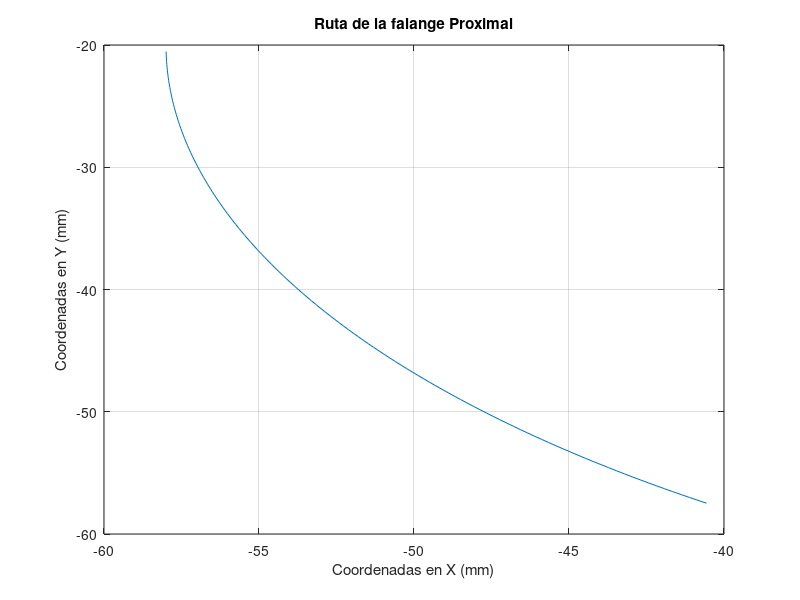

The MATLAB source for this figure: (Note: this script raises an error after producing the figure.)
% Analisis de posicion del mecanismo propuesto para el rehabilitador de
% mano
% MODIFICADO: Se agrega tercer mecanismo de 4 barras para la articulacion DIP

clear all;
close all;
clc;

% Por conveniencia se establece que las variables THETA escritas en
% mayusculas correspondan a angulos medidos en grados, y las variables
% "theta" en minuscula correspondan a angulos medidos en radianes (rad)

% Parametros de diseno propuestos por el disenador
%Dedo índice
Bancada1 = 18;
Bancada2 = 20;
Link1 = 35;
Link2 = 49;
Link3 = 25;
Link4 = 20;
Link5 = 25;
Link6 = 55;
Link7 = 35;
Link8 = 52;
Link9 = 25;
Link10 = 35;
c2 = 46.01;             %Distancia entre la art. IFP y el punto P3
TETHA2inicial = 0;
TETHA1inicial = 109;
THETA14B = 90;
hsp = 17; 
dsp = 18;
fp = 49;
fm = 26;
fd = 24;
THETAauxfm = 51.39; 
THETAauxfd = 38.78; 

% Tercer mecanismo de 4 barras (articulacion DIP)
Link11 = 25;         % Eslabon remoto (S2 -> pivot en medial)
Link12 = 20;         % Acoplador del tercer mecanismo
Link13 = 15;         % Balancin del tercer mecanismo
dsm3 = 12;           % Distancia soporte S3 a IFP sobre falange medial
hsm3 = 10;           % Altura del soporte S3 perpendicular a falange medial
THETAaux_fd3 = 30;   % Offset angular para falange distal (grados)

% %Dedo Medio
% Link1 = 35;
% Link2 = 49;
% Link3 = 25;
% Link4 = 20;
% Link5 = 25;
% Link6 = 55;
% Link7 = 35;
% Link8 = 52;
% Link9 = 25;
% Link10 = 35;
% c2 = 46.81;             %Distancia entre la art. IFP y el punto P3
% TETHA2inicial = 0;
% TETHA1inicial = 109;
% THETA14B = 90;
% hsp = 17; 
% dsp = 18;
% fp = 47.91;
% fm = 27.52;
% fd = 24;
% THETAauxfm = 54.34795726; 
% THETAauxfd = 30; 
% 
% %Dedo Pulgar
% Link1 = 35;
% Link2 = 49;
% Link3 = 25;
% Link4 = 20;
% Link5 = 25;
% Link6 = 55;
% Link7 = 35;
% Link8 = 52;
% Link9 = 25;
% Link10 = 35;
% c2 = 46.81;             %Distancia entre la art. IFP y el punto P3
% TETHA2inicial = 0;
% TETHA1inicial = 109;
% THETA14B = 90;
% hsp = 17; 
% dsp = 18;
% fp = 47.91;
% fm = 27.52;
% fd = 24;
% THETAauxfm = 54.34795726; 
% THETAauxfd = 30;

%%%%%%%%%%%%%%%%%%%%
omega2 = 10;
reng = 2;
% Asignacion de los parametros de diseno a las variables utilizadas en las
% ecuaciones

% Primer mecanismo de 5 barras
r4 = Link1;
r5 = Link2;
r2 = Link3;
r1 = Link4;
r3 = Bancada1/2;

% Primer mecanismo de 4 barras
a = Link4;
b = Link5;
c = sqrt(hsp^2+dsp^2); % Hipotenusa de los soportes de la falange proximal
d = Bancada2;

% Segundo mecanismo de 5 barras
r1m2 = fp - 2*dsp;  %Distancia entres soportes S1 y S2
r2m2 = Link7;
r3m2 = Link5/2;     %Mitad del Link 5 del mecanismo completo
r4m2 = Link3; 
r5m2 = Link6;

% Segundo mecanismo de 4 barras
a2 = Link7;
b2 = Link8;
% c2 se ingresa como parametro de diseno directo debido a su posicion
d2 = sqrt( hsp^2 + dsp^2); %Hipotenusa de los soportes de la falange prox.

% Tercer mecanismo de 4 barras
a3 = Link11;
b3 = Link12;
c3 = Link13;
d3 = sqrt(hsm3^2 + dsm3^2);  % Hipotenusa del soporte S3 en falange medial
 
% Enseguida se presenta una breve descripcion de las variables utilizadas
% en el programa y los valores recomendados para pruebas

% Bancada1 = 18;
% Bancada2 = 20;
% Link1 = 35;
% Link2 = 49;
% Link3 = 25;
% Link4 = 20;
% Link5 = 25;
% Link6 = 55;
% Link7 = 35;
% Link8 = 52;
% Link9 = 25;
% Link10 = 35;
% c2 = 46.81;           %Distancia entre la art. IFP y el punto P3
% TETHA2inicial = 0;    %Angulo de la manivela de ENTRADA en la posicion 
%                       estacionaria en grados;
% TETHA1inicial = 109;  %Angulo de la manivela del mecanismo de 4 barras en 
%                       la posicion estacionaria en grados;
% THETA14B = 90;        %Angulo de la bancada del mecanismo de 4 barras
%                       inicial en grados con respecto a la horizontal
% hsp = 17;             %Altura de los soportes de la falanges
% dsp = 18;             %distancia del soporte falange prox. a la art.
% fp = 47.91;           %Largo de la falange proximal
% fm = 27.52;           %Largo de la falange medial
% fd = 24;              %Largo de la falange distal
% THETAauxfm = 54.34795726; 
% THETAauxfd = 30; 
% omega2=10;            %Velocidad de la manivela en RPM
% reng = 2;             %Relacion de engranaje propuesta

% THETA1 corresponde al angulo de entrada del mecanismo de 4 barras y
% angulo de la segunda junta actuada del primer mecanismo de 5 barras

% Se pasan los angulos a radianes y se calcula el tiempo total del recorrido
theta14B= THETA14B*pi/180; %Angulo de la Bancada en radianes
OMEGA2=omega2*2*pi/60; %Velocidad de la manivela en rad/seg.
%   Para la vuelta completa
tiempototal=(2*pi)/OMEGA2; %tiempo total del recorrido

%Division de 360 grados y del tiempo en una vuelta completa de la manivela
jnodos=360;
dtheta=360/(jnodos);
dtiempo=tiempototal/jnodos;

%for j=1:jnodos+1 %Para recorrido de 360 grados
for j=1:133     % SOlo recorre 132 grados por conveniencia (modificable)
    
tiempo(j)=(j-1)*dtiempo; %Iniciamos en tiempo cero
THETA2(j)=(j-1)*dtheta+TETHA2inicial; % Angulo de la manivela del M5Barras 
theta2(j)=THETA2(j)*pi/180; %angulo de la manivela del M5Barras en radianes

THETA1(j)=THETA2(j)/reng + TETHA1inicial; %De la rel. de engranaje maniv.4B
theta1(j)=THETA1(j)*pi/180;  %Angulo de manivela 4B en radianes




%CALCULOS PARA EL MECANISMO INICIAL DE 5 BARRAS

%Relaciones obtenidas de las ecuaciones
e = ( r1*sin(theta1(j))- r4*sin(theta2(j)) )/( r4*cos(theta2(j)) - r1*cos(theta1(j)) + 2*r3);
temp1 = ( 2*(r1*r3*cos(theta1(j)) + r3*r4*cos(theta2(j))) - r1^2 + r2^2 + r4^2 - r5^2 );
f = temp1/( 2*(r4*cos(theta2(j)) - r1*cos(theta1(j)) + 2*r3) );
%Coeficientes de la ecuacion cuadratica
daux = e^2 + 1;
g = 2*( e*f - e*r1*cos(theta1(j)) + e*r3 - r1*sin(theta1(j)) );
h = f^2 - 2*f*( r1*cos(theta1(j)) - r3 ) - 2*r1*r3*cos(theta1(j)) + r1^2 + r3^2 - r2^2;

pyP(j) = ( - g + sqrt( g.^2 - 4*daux*h) )/ (2*daux); 
pxP(j) = e*pyP(j) + f;

% pyN(j) = ( - g - sqrt( g.^2 - 4*daux*h) )/ (2*daux);
% pxN(j) = e*pyN(j) + f;



% CALCULOS PARA EL MECANISMO INICIAL DE 4 BARRAS
k1=d*cos(theta14B)+a*cos(theta1(j));
k2=d*sin(theta14B)+a*sin(theta1(j));
k3=k1^2+k2^2+c^2-b^2;
k4=-c^2+b^2+k1^2+k2^2;
A1=-k3-2*k1*c;
B1=4*k2*c;
C1=2*k1*c-k3;
A2=k4-2*k1*b;
B2=4*k2*b;
C2=2*k1*b+k4;

%Calculo de posiciones angulares
tantheta31=(-B2+sqrt(B2^2-4*A2*C2))/(2*A2);
tantheta32=(-B2-sqrt(B2^2-4*A2*C2))/(2*A2);
tantheta41=(-B1+sqrt(B1^2-4*A1*C1))/(2*A1);
tantheta42=(-B1-sqrt(B1^2-4*A1*C1))/(2*A1);
theta3c(j)=2*atan(tantheta31);
theta3a(j)=2*atan(tantheta32);
theta4c(j)=2*atan(tantheta41);
theta4a(j)=2*atan(tantheta42);
THETA3c(j)=2*atan(tantheta31)*180/pi; % theta3 cruzado en grados
THETA3a(j)=2*atan(tantheta32)*180/pi; % theta3 abierto en grados
if THETA3a(j)<0
    THETA3a(j) = 360 + THETA3a(j);
end
THETA4c(j)=2*atan(tantheta41)*180/pi; %theta4 cruzado en grados
THETA4a(j)=2*atan(tantheta42)*180/pi; %theta4 abierto en grados
if THETA4a(j)<0
    THETA4a(j) = 360 + THETA4a(j);
end

%Calculo de la posicion de la falange proximal
THETAfp(j) = THETA4a(j)+ atand(hsp/dsp);
thetafp(j)= deg2rad(THETAfp(j)); %Angulo de la falange proximal en radianes
pxIFP(j) = fp*cos(thetafp(j)) - d*cos(theta14B) - r3;
pyIFP(j) = fp*sin(thetafp(j)) - d*sin(theta14B);

%Calculo del sujetador de la falange proximal
pxS1(j) = c*cos(theta4a(j)) - d*cos(theta14B) - r3;
pyS1(j) = c*sin(theta4a(j)) - d*sin(theta14B);
THETAps2(j) = THETAfp(j) - atand(hsp/(fp-dsp));
thetaps2(j)= deg2rad(THETAps2(j)); %Angulo de la falange proximal en radianes
rs2 = sqrt(hsp^2 + (fp - dsp)^2);
pxS2(j) = rs2*cos(thetaps2(j)) - d*cos(theta14B) - r3;
pyS2(j) = rs2*sin(thetaps2(j)) - d*sin(theta14B);

%Calculo del punto Pm4
pxM4(j) = a*cos(theta1(j)) - r3;
pyM4(j) = a*sin(theta1(j));



% CALCULOS PARA EL SEGUNDO MECANISMO DE 5 BARRAS CON RESPECTO AL 
% SISTEMA SECUNDARIO
THETAroll(j) = atan2d(pyM4(j) - pyS1(j), pxM4(j) - pxS1(j));
thetaroll(j) = deg2rad(THETAroll(j)); %Angulo de cambio de los ejes en radianes

THETA1m2so(j) = atan2d(pyS2(j) - pyS1(j), pxS2(j) - pxS1(j));
if THETA1m2so(j)<0
    THETA1m2so(j) = 360 + THETA1m2so(j);
end
theta1m2so(j) = deg2rad(THETA1m2so(j)); %Angulo de entrada 1 con respecto 
                                        %al so en radianes
THETA1m2(j) = THETA1m2so(j) - THETAroll(j);
theta1m2(j) = deg2rad(THETA1m2(j)); %Angulo de entrada 1 en radianes

THETA2m2so(j) = atan2d(pyP(j) - pyM4(j), pxP(j) - pxM4(j));
if THETA2m2so(j)<0
    THETA2m2so(j) = 360 + THETA2m2so(j);
end
theta2m2so(j) = deg2rad(THETA2m2so(j)); %Angulo de entrada 2 con respecto 
                                        %al so en radianes
THETA2m2(j) = THETA2m2so(j) - THETAroll(j);
theta2m2(j) = deg2rad(THETA2m2(j)); %Angulo de entrada 2 en radianes

%Relaciones obtenidas de las ecuaciones
temp2 = ( r4m2*cos(theta2m2(j)) - r1m2*cos(theta1m2(j)) + 2*r3m2);
em2 = ( r1m2*sin(theta1m2(j))- r4m2*sin(theta2m2(j)) )/temp2;
temp3=(2*(r1m2*r3m2*cos(theta1m2(j))+r3m2*r4m2*cos(theta2m2(j)))-r1m2^2+r2m2^2+r4m2^2-r5m2^2);
fm2 = temp3/( 2*(r4m2*cos(theta2m2(j)) - r1m2*cos(theta1m2(j)) + 2*r3m2) );
%Coeficientes de la ecuacion cuadratica
dauxm2 = em2^2 + 1;
gm2 = 2*( em2*fm2 - em2*r1m2*cos(theta1m2(j)) + em2*r3m2 - r1m2*sin(theta1m2(j)) );
hm2=fm2^2- 2*fm2*(r1m2*cos(theta1m2(j))-r3m2)-2*r1m2*r3m2*cos(theta1m2(j))+r1m2^2+r3m2^2-r2m2^2;

pyP2(j) = ( - gm2 + sqrt( gm2.^2 - 4*dauxm2*hm2) )/ (2*dauxm2); 
pxP2(j) = em2*pyP2(j) + fm2;

%TRASLADO AL SISTEMA ORIGINAL DEL SEGUNDO MECANISMO DE 5 BARRAS
p2(j) = sqrt(pxP2(j)^2 + pyP2(j)^2);
THETA2p2(j) = atan2d(pyP2(j),pxP2(j));
theta2p2(j) = deg2rad(THETA2p2(j)); %Ang. del punto P2 respecto al sistema sec. en rad.

%Coordenadas del origen del sistema secundario con respecto al principal
pxAUX(j) = (pxS1(j) + pxM4(j))/2;
pyAUX(j) = (pyS1(j) + pyM4(j))/2;

%Coordenadas finales del punto P2 con respecto al sistema principal
pxP2so(j) = p2(j)*cos(theta2p2(j) + thetaroll(j)) + pxAUX(j);
pyP2so(j) = p2(j)*sin(theta2p2(j) + thetaroll(j)) + pyAUX(j);


%CALCULOS PARA EL SEGUNDO MECANISMO DE 4 BARRAS

THETA14B2(j) = atan2d( pyS2(j) - pyIFP(j) , pxS2(j) - pxIFP(j) );
theta14B2(j) = deg2rad(THETA14B2(j)); %Angulo de bancada mecanismo 4B 2 en radianes
THETA24B2(j) = atan2d( pyP2so(j) - pyS2(j) , pxP2so(j) - pxS2(j) );
if THETA24B2(j)<0
    THETA24B2(j) = 360 + THETA24B2(j);
end
theta24B2(j) = deg2rad(THETA24B2(j)); %Angulo de manivela mecanismo 4B 2 en radianes

k1m2=d2*cos(theta14B2(j))+a2*cos(theta24B2(j));
k2m2=d2*sin(theta14B2(j))+a2*sin(theta24B2(j));
k3m2=k1m2^2+k2m2^2+c2^2-b2^2;
k4m2=-c2^2+b2^2+k1m2^2+k2m2^2;
A1m2=-k3m2-2*k1m2*c2;
B1m2=4*k2m2*c2;
C1m2=2*k1m2*c2-k3m2;
A2m2=k4m2-2*k1m2*b2;
B2m2=4*k2m2*b2;
C2m2=2*k1m2*b2+k4m2;

%Calculo de posiciones angulares
tantheta31m2=(-B2m2+sqrt(B2m2^2-4*A2m2*C2m2))/(2*A2m2);
tantheta32m2=(-B2m2-sqrt(B2m2^2-4*A2m2*C2m2))/(2*A2m2);
tantheta41m2=(-B1m2+sqrt(B1m2^2-4*A1m2*C1m2))/(2*A1m2);
tantheta42m2=(-B1m2-sqrt(B1m2^2-4*A1m2*C1m2))/(2*A1m2);
theta3cm2(j)=2*atan(tantheta31m2);
theta3am2(j)=2*atan(tantheta32m2);
theta4cm2(j)=2*atan(tantheta41m2);
theta4am2(j)=2*atan(tantheta42m2);
THETA3cm2(j)=2*atan(tantheta31m2)*180/pi; % theta3 cruzado en grados
THETA3am2(j)=2*atan(tantheta32m2)*180/pi; % theta3 abierto en grados
if THETA3am2(j)<0
    THETA3am2(j) = 360 + THETA3am2(j);
end
THETA4cm2(j)=2*atan(tantheta41m2)*180/pi; %theta4 cruzado en grados
THETA4am2(j)=2*atan(tantheta42m2)*180/pi; %theta4 abierto en grados
if THETA4am2(j)<0
    THETA4am2(j) = 360 + THETA4am2(j);
end

% Obteniendo las coordenadas del punto P3
pxP3(j) = pxIFP(j) + c2*cos(deg2rad(THETA4am2(j)));
pyP3(j) = pyIFP(j) + c2*sin(deg2rad(THETA4am2(j)));

% Calculando la posicion de la falange medial
THETAfm(j) = THETA4am2(j)+ THETAauxfm;
thetafm(j)= deg2rad(THETAfm(j)); %Angulo de la falange medial en radianes

pxIFD(j) = fm*cos(thetafm(j)) + pxIFP(j);
pyIFD(j) = fm*sin(thetafm(j)) + pyIFP(j);

% TERCER MECANISMO DE 4 BARRAS (Articulacion DIP)
% Calculo del soporte S3 sobre la falange medial
THETAps3(j) = THETAfm(j) - atand(hsm3/dsm3);
thetaps3(j) = deg2rad(THETAps3(j));
rs3 = sqrt(hsm3^2 + dsm3^2);
pxS3(j) = pxIFP(j) + rs3*cos(thetaps3(j));
pyS3(j) = pyIFP(j) + rs3*sin(thetaps3(j));

% Angulo de entrada del tercer mecanismo (enlace remoto desde S2)
THETA_crank3(j) = atan2d(pyS2(j) - pyS3(j), pxS2(j) - pxS3(j));
theta_crank3_local(j) = deg2rad(THETA_crank3(j)) - thetafm(j);  % En ref. local de falange medial

% Bancada del tercer mecanismo en sistema local de la falange medial
theta_base3 = 0;  % A lo largo de la falange medial (eje local X)

% Resolucion del mecanismo de 4 barras #3
k1_3 = d3*cos(theta_base3) + a3*cos(theta_crank3_local(j));
k2_3 = d3*sin(theta_base3) + a3*sin(theta_crank3_local(j));
k3_3 = k1_3^2 + k2_3^2 + c3^2 - b3^2;
A1_3 = -k3_3 - 2*k1_3*c3;
B1_3 = 4*k2_3*c3;
C1_3 = 2*k1_3*c3 - k3_3;

disc3 = B1_3^2 - 4*A1_3*C1_3;
if disc3 < 0
    warning('Discriminante negativo en mecanismo 3, paso %d', j);
    THETAfd(j) = THETAfm(j) + THETAauxfd;  % Fallback al offset constante
else
    tantheta4_3 = (-B1_3 - sqrt(disc3)) / (2*A1_3);  % Config abierta
    theta4_3(j) = 2*atan(tantheta4_3);
    THETA4_3(j) = rad2deg(theta4_3(j));
    % Angulo de la falange distal en sistema global
    THETAfd(j) = THETAfm(j) + THETA4_3(j) + THETAaux_fd3;
end

thetafd(j)= deg2rad(THETAfd(j)); %Angulo de la falange distal en radianes
pxPF(j) = fd*cos(thetafd(j)) + pxIFD(j);
pyPF(j) = fd*sin(thetafd(j)) + pyIFD(j);

end

% VERIFICACION: Rango de movimiento de la articulacion DIP
DIP_relative = THETAfd - THETAfm;  % Angulo relativo DIP-PIP
fprintf('Rango de movimiento DIP (relativo a medial): %.2f a %.2f grados\n', ...
        min(DIP_relative), max(DIP_relative));
fprintf('Excursion DIP: %.2f grados\n', max(DIP_relative) - min(DIP_relative));
if max(DIP_relative) - min(DIP_relative) < 5
    warning('La articulacion DIP tiene menos de 5 grados de excursion. Revisar parametros.');
end


%A CONTINUACION GRAFICAMOS LOS RESULTADOS OBTENIDOS

% Para observar la grafica requerida solo basta con suprimir los
% comentarios. Algunas graficas poseen doble comentario en secciones
% especificas con la finalidad de alternar la forma de graficacion. La gran
% mayoria alterna entre graficar con respecto al tiempo o respecto a la
% manivela de entrada del mecanismo completo

% % Posicion en X del punto P
% figure(1)
% plot(tiempo,pxP)
% xlabel('Tiempo (seg)')
% % plot(THETA2,pxP)
% % xlabel('\theta_{2} (grados)')
% ylabel('Coordenada X (mm)')
% title('Coordenada X del punto P (Conf. +)')
% grid on


% % Posicion en Y del punto P
% figure(2)
% plot(tiempo,pyP)
% xlabel('Tiempo (seg)')
% % plot(THETA2,pyP)
% % xlabel('\theta_{2} (grados)')
% ylabel('Coordenada Y (mm)')
% title('Coordenada Y del punto P (Conf. +) ')
% grid on


% % Grafica manivela de entrada 5 barras con respecto al tiempo 
% figure(3)
% plot(tiempo,THETA2)
% xlabel('Tiempo (seg)')
% ylabel('\theta_{2} Manivela 5 Barras (grados)')
% title('Posicion de Manivela 5 barras respecto al tiempo')
% grid on



% % Grafica manivela del mecanismo inicial de 4 barras
% figure(5)
% plot(tiempo,THETA1)
% xlabel('Tiempo (seg)')
% % plot(THETA2,THETA1)
% % xlabel('\theta_{2} Manivela 5 Barras (grados)')
% ylabel('\theta_{2} Manivela 4 Barras (grados)')
% title('Posicion de ambas manivelas iniciales')
% grid on

% % Angulo Theta3 cruzado del primer mecanismo de 4 barras
% figure(6)
% plot(THETA2,THETA3c)
% xlabel('\theta_{2} Manivela 5B (grados)')
% ylabel('\theta_{3} cruzado (grados)')
% title('Posicion acoplador M4B (cruzado)')
% grid on

% % Angulo Theta3 abierto del primer mecanismo de 4 barras
% figure(7)
% plot(tiempo,THETA3a)
% xlabel('Tiempo (seg)')
% % plot(THETA2,THETA3a)
% % xlabel('\theta_{2} Manivela 5B (grados)')
% ylabel('\theta_{3} abierto (grados)')
% title('Posicion acoplador M4B (abierto)')
% grid on


% % Angulo Theta4 cruzado del primer mecanismo de 4 barras
% figure(8)
% plot(THETA2,THETA4c)
% xlabel('\theta_{2} Manivela 5B (grados)')
% ylabel('\theta_{4} cruzado (grados)')
% title('Posicion balancin M4B (cruzado)')
% grid on

% % Angulo Theta4 abierto del primer mecanismo de 4 barras
% figure(9)
% plot(tiempo,THETA4a)
% xlabel('Tiempo (seg)')
% % plot(THETA2,THETA4a)
% % xlabel('\theta_{2} Manivela 5B (grados)')
% ylabel('\theta_{4} abierto (grados)')
% title('Posicion balancin M4B (abierto)')
% grid on

% % Angulo de la falange proximal
% figure(10)
% plot(tiempo,THETAfp)
% xlabel('Tiempo (seg)')
% % plot(THETA2,THETAfp)
% % xlabel('\theta_{2} Manivela 5B (grados)')
% ylabel('\theta_{FP} (grados)')
% title('Posicion Falange Proximal')
% grid on

% % Posicion en X de la articulacion IFP
% figure(11)
% plot(tiempo,pxIFP)
% xlabel('Tiempo (seg)')
% % plot(THETA2,pxIFP)
% % xlabel('\theta_{2} Manivela 5B (grados)')
% ylabel('Coordenada x_{IFP} (mm)')
% title('Coordenada X de la articulacion IFP')
% grid on

% % Posicion en Y de la articulacion IFP
% figure(12)
% plot(tiempo,pyIFP)
% xlabel('Tiempo (seg)')
% % plot(THETA2,pxIFP)
% % xlabel('\theta_{2} Manivela 5B (grados)')
% ylabel('Coordenada y_{IFP} (mm)')
% title('Coordenada Y de la articulaciOn IFP')
% grid on

% % Posicion en X del punto S1
% figure(13)
% plot(tiempo,pxS1)
% xlabel('Tiempo (seg)')
% % plot(THETA2,pxS1)
% % xlabel('\theta_{2} Manivela 5B (grados)')
% ylabel('Coordenada x_{S1} (mm)')
% title('Coordenada X del soporte S1')
% grid on

% % Posicion en Y del punto S1
% figure(14)
% plot(tiempo,pyS1)
% xlabel('Tiempo (seg)')
% % plot(THETA2,pyS1)
% % xlabel('\theta_{2} Manivela 5B (grados)')
% ylabel('Coordenada y_{S1} (mm)')
% title('Coordenada Y del soporte S1')
% grid on

% % Posicion en X del punto S2
% figure(16)
% plot(tiempo,pxS2)
% xlabel('Tiempo (seg)')
% % plot(THETA2,pxS2)
% % xlabel('\theta_{2} Manivela 5B (grados)')
% ylabel('Coordenada x_{S2} (mm)')
% title('Coordenada X del soporte S2')
% grid on

% % Posicion en Y del punto S2
% figure(17)
% plot(tiempo,pyS2)
% xlabel('Tiempo (seg)')
% % plot(THETA2,pyS2)
% % xlabel('\theta_{2} Manivela 5B (grados)')
% ylabel('Coordenada y_{S2} (mm)')
% title('Coordenada Y del soporte S2')
% grid on

% % Posicion en X del punto M4
% figure(18)
% plot(tiempo,pxM4)
% xlabel('Tiempo (seg)')
% % plot(THETA2,pxM4)
% % xlabel('\theta_{2} Manivela 5B (grados)')
% ylabel('Coordenada x_{M4} (mm)')
% title('Coordenada X del punto P_{M4}')
% grid on

% % Posicion en Y del punto M4
% figure(19)
% plot(tiempo,pyM4)
% xlabel('Tiempo (seg)')
% % plot(THETA2,pyM4)
% % xlabel('\theta_{2} Manivela 5B (grados)')
% ylabel('Coordenada y_{M4} (mm)')
% title('Coordenada Y del punto P_{M4}')
% grid on

% % Angulo de giro respecto al sistema original del segundo mec. 5B
% figure(20)
% plot(tiempo,THETAroll)
% xlabel('Tiempo (seg)')
% % plot(THETA2,THETAroll)
% % xlabel('\theta_{2} Manivela 5B (grados)')
% ylabel('\theta_{roll} giro respecto a ejes principales (grados)')
% title('Giro respecto a ejes principales')
% grid on

% % Angulo entrada 1 Mecanismo 2 5B
% figure(21)
% plot(tiempo,THETA1m2)
% xlabel('Tiempo (seg)')
% % plot(THETA2,THETA1m2)
% % xlabel('\theta_{2} Manivela 5B (grados)')
% ylabel('\theta_{1M2} Entrada 1 Mec. 5 Barras 2 (grados)')
% title('Entrada 1 Mecanismo 2 5 barras')
% grid on

% % Angulo entrada 2 Mecanismo 2 5B
% figure(22)
% plot(tiempo,THETA2m2)
% xlabel('Tiempo (seg)')
% % plot(THETA2,THETA2m2)
% % xlabel('\theta_{2} Manivela 5B (grados)')
% ylabel('\theta_{2M2} Entrada 2 Mec. 5 Barras 2 (grados)')
% title('Entrada 2 Mecanismo 2 5 barras')
% grid on

% % Posicion en X del punto P2 respecto al sistema original
% figure(23)
% plot(tiempo,pxP2so)
% xlabel('Tiempo (seg)')
% % plot(THETA2,pxP2so)
% % xlabel('\theta_{2} (grados)')
% ylabel('Coordenada X (mm) del punto P_{2}')
% title('Coordenada X del punto P_{2} (Conf. +)')
% grid on

% % Posicion en Y del punto P2 respecto al sistema original
% figure(24)
% plot(tiempo,pyP2so)
% xlabel('Tiempo (seg)')
% % plot(THETA2,pyP2so)
% % xlabel('\theta_{2} (grados)')
% ylabel('Coordenada Y (mm) del punto P_{2}')
% title('Coordenada Y del punto P_{2} (Conf. +)')
% grid on

% % Coordenadas del punto P
% figure(25)
% subplot(2,1,1);
% plot(tiempo,pxP)
% xlabel('Tiempo (seg)')
% % plot(THETA2,pxP)
% % xlabel('\theta_{2} (grados)')
% ylabel('Coordenada X (mm)')
% title('Coordenada X del punto P (Conf. +)')
% grid on
% subplot(2,1,2);
% plot(tiempo,pyP)
% xlabel('Tiempo (seg)')
% % plot(THETA2,pyP)
% % xlabel('\theta_{2} (grados)')
% ylabel('Coordenada Y (mm)')
% title('Coordenada Y del punto P (Conf. +) ')
% grid on

% % Coordenadas del punto P2
% figure(26)
% subplot(2,1,1);
% plot(tiempo,pxP2so)
% xlabel('Tiempo (seg)')
% % plot(THETA2,pxP2so)
% % xlabel('\theta_{2} (grados)')
% ylabel('Coordenada X (mm) del punto P_{2}')
% title('Coordenada X del punto P_{2} (Conf. +)')
% grid on
% subplot(2,1,2);
% plot(tiempo,pyP2so)
% xlabel('Tiempo (seg)')
% % plot(THETA2,pyP2so)
% % xlabel('\theta_{2} (grados)')
% ylabel('Coordenada Y (mm) del punto P_{2}')
% title('Coordenada Y del punto P_{2} (Conf. +)')
% grid on

% % Ruta de trazo de la articulacion IFP
% figure(27)
% plot(pxIFP,pyIFP,'DisplayName','Ruta Art. IFP')
% title('Ruta de la falange proximal')
% xlabel('Coordenadas en X (mm)')
% ylabel('Coordenadas en Y (mm)')
% grid on

% % Ruta de trazo de la articulacion IFP, punto P y punto P2
% figure(28)
% plot(pxIFP,pyIFP,'DisplayName','Ruta Art. IFP')
% hold on
% plot(pxP,pyP,'DisplayName','Ruta punto P')
% plot(pxP2so,pyP2so,'DisplayName','Ruta punto P2')
% scatter(-r3,-d,'filled','DisplayName','Art. MCF')
% scatter(0,0,'filled','DisplayName','Origen')
% title('Ruta de la falange proximal')
% xlabel('Coordenadas en X (mm)')
% ylabel('Coordenadas en Y (mm)')
% grid on
% legend({'Ruta Art. IFP','Ruta punto P','Ruta punto P2','Art. MCF', 'Origen'}
% ,'Location','southeast','Orientation','vertical');
% %drawnow
% hold off

% % PosiciOn en X del punto P3
% figure(29)
% plot(tiempo,pxP3)
% xlabel('Tiempo (seg)')
% % plot(THETA2,pxP3)
% % xlabel('\theta_{2} Manivela 5B (grados)')
% ylabel('Coordenada x_{P3} (mm)')
% title('Coordenada X del punto P3')
% grid on

% % Posicion en Y del punto P3
% figure(30)
% plot(tiempo,pyP3)
% xlabel('Tiempo (seg)')
% % plot(THETA2,pyS3)
% % xlabel('\theta_{2} Manivela 5B (grados)')
% ylabel('Coordenada y_{P3} (mm)')
% title('Coordenada Y del punto P3')
% grid on

% % Angulo de la bancada del segundo mecanismo 4B
% figure(31)
% plot(tiempo,THETA14B2)
% xlabel('Tiempo (seg)')
% % plot(THETA2,THETA14B2)
% % xlabel('\theta_{2} Manivela 5B (grados)')
% ylabel('\theta_{14B2} (grados)')
% title('Angulo de la bancada del segundo mecanismo 4B')
% grid on

% % Angulo de la manivela del segundo mecanismo 4B
% figure(32)
% plot(tiempo,THETA24B2)
% xlabel('Tiempo (seg)')
% % plot(THETA2,THETA24B2)
% % xlabel('\theta_{2} Manivela 5B (grados)')
% ylabel('\theta_{24B2} (grados)')
% title('Angulo de la manivela del segundo mecanismo 4B')
% grid on

% % Angulo del balancin del segundo mecanismo 4B
% figure(33)
% plot(tiempo,THETA4am2)
% xlabel('Tiempo (seg)')
% % plot(THETA2,THETA4am2)
% % xlabel('\theta_{2} Manivela 5B (grados)')
% ylabel('\theta_{4m2} (grados)')
% title('Angulo del balancin del segundo mecanismo 4B')
% grid on

% Ruta de trazo de la falange Proximal
figure(34)
plot(pxIFP,pyIFP,'DisplayName','Ruta Art. IFP')
title('Ruta de la falange Proximal')
xlabel('Coordenadas en X (mm)')
ylabel('Coordenadas en Y (mm)')
grid on
writematrix(pxIFP , 'proximal_I_mx.xlsx', 'Sheet', 1, 'Range', 'A1');
writematrix(pyIFP, 'proximal_I_my.xlsx', 'Sheet', 1, 'Range', 'A1');

% Ruta de trazo de la falange medial
figure(34)
plot(pxIFD,pyIFD,'DisplayName','Ruta Art. IFD')
title('Ruta de la falange medial')
xlabel('Coordenadas en X (mm)')
ylabel('Coordenadas en Y (mm)')
grid on
writematrix(pxIFD , 'medial_I_mx.xlsx', 'Sheet', 1, 'Range', 'A1');
writematrix(pyIFD, 'medial_I_my.xlsx', 'Sheet', 1, 'Range', 'A1');

% Ruta de trazo de la falange distal
figure(35)
plot(pxPF,pyPF,'DisplayName','Ruta Final')
title('Ruta de la falange distal')
xlabel('Coordenadas en X (mm)')
ylabel('Coordenadas en Y (mm)')
grid on
writematrix(pxPF , 'proximal_I_mx.xlsx', 'Sheet', 1, 'Range', 'A1');
writematrix(pyPF, 'proximal_I_my.xlsx', 'Sheet', 1, 'Range', 'A1');

% Rutas de trazo completas
figure(36)
plot(pxIFP,pyIFP,'DisplayName','Ruta Art. IFP')
hold on
plot(pxIFD,pyIFD,'DisplayName','Ruta Art. IFD')
plot(pxPF,pyPF,'DisplayName','Ruta punto Final')
scatter(-r3,-d,'filled','DisplayName','Art. MCF')
scatter(0,0,'filled','DisplayName','Origen')
title('trajectory of each phalanx')
xlabel('Coordenadas en X (mm)')
ylabel('Coordenadas en Y (mm)')
grid on
% legend({'Ruta Art. IFP','Ruta Art. IFD','Ruta punto Final','Art. MCF', 'Origen'}
% ,'Location','southeast','Orientation','vertical');
legend({'Ruta Art. IFP','Ruta Art. IFD','Ruta punto Final','Art. MCF', 'Origen'});
hold off

% Movimiento de la articulacion DIP respecto a la falange medial
figure(37)
plot(THETA2(1:length(DIP_relative)), DIP_relative, 'LineWidth', 2)
xlabel('\theta_2 Manivela 5B (grados)')
ylabel('Angulo DIP relativo (grados)')
title('Movimiento de la articulacion DIP respecto a falange medial')
grid on
